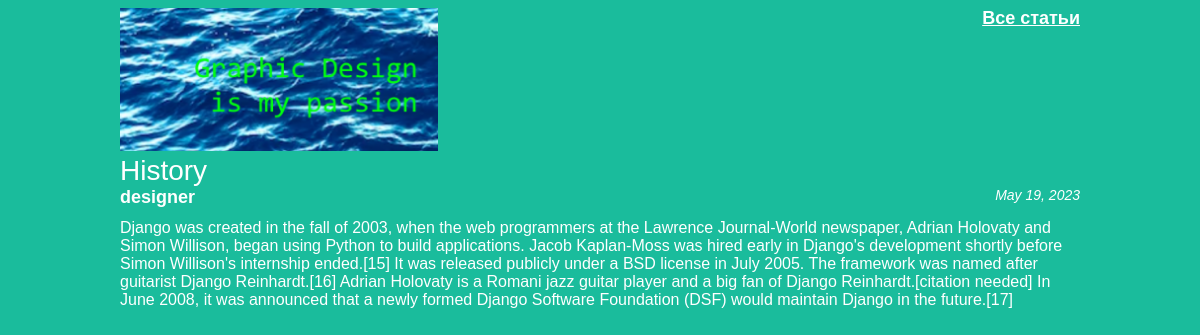
The app's page /article/1 with its own data.
### articles/models.py (models this page shows, shortened)
class Article(models.Model):
    title = models.CharField(max_length=200)
    author = models.ForeignKey(User, on_delete=models.CASCADE)
    text = models.TextField()
    created_date = models.DateField(auto_now_add=True)

### articles/views.py (the view)
# urls.py: re_path(r'^article/(?P<article_id>\d+)$', views.get_article, name='get_article'),
def get_article(request, article_id):
    try:
        post = Article.objects.get(id=article_id)
        return render(request, 'article.html', {"post": post})
    except Article.DoesNotExist:
        raise Http404

### articles/templates/article.html (shortened to what this page needs)
<!DOCTYPE html>
<html>
    <head>
    </head>
    <body class="article">
    <link rel="stylesheet" href="{{ STATIC_URL }}/static/css/article.css">
        <div class="header">
            <img src="{{ STATIC_URL }} /static/images/logo.png" />
            <a href="/" class = 'posts_link'>Все статьи</a>
        </div>
            <div class="article">
                <div class="article-info">
                <div class="article-title">{{ post.title }}</div>
                <div class="article-author">{{ post.author.username }}</div>
                <div class="article-created-date">{{ post.created_date }}</div>
                </div>
                <p class="article-text">{{ post.text }}</p>
            </div>
    </body>
</html>

### articles/static/css/article.css (style rules this page uses)
body { background: #1abc9c; font-family: Tahoma, Arial, sans-serif; color: #ffffff; }
.article-author { font-weight: bold; font-size: 18px; width: 50%; float: left; }
.article-created-date { text-align: right; font-size: 14px; font-style: italic; }
.article { width: 960px; margin-left: auto; margin-right: auto; }
.header img { width: 318px; margin-left: auto; margin-right: auto; }
.posts_link { color: #ffffff; font-size: 18px; font-weight: bold; margin-left: auto; margin-right: auto; float: right; }
.article-title { text-align:left; font-size: 28px; }

### records on screen
Article: title "History", author.username "designer", created_date "May 19, 2023", text "Django was created in the fall of 2003, when the web programmers at the Lawrence Journal-World newspaper, Adrian Holovaty and Simon Willison, began using Python to build applications. Jacob Kaplan-Moss was hired early in Django's development shortly before Simon Willison's internship ended.[15] It was released publicly under a BSD license in July 2005. The framework was named after guitarist Django Reinhardt.[16] Adrian Holovaty is a Romani jazz guitar player and a big fan of Django Reinhardt.[citation needed] In June 2008, it was announced that a newly formed Django Software Foundation (DSF) would maintain Django in the future.[17]"
